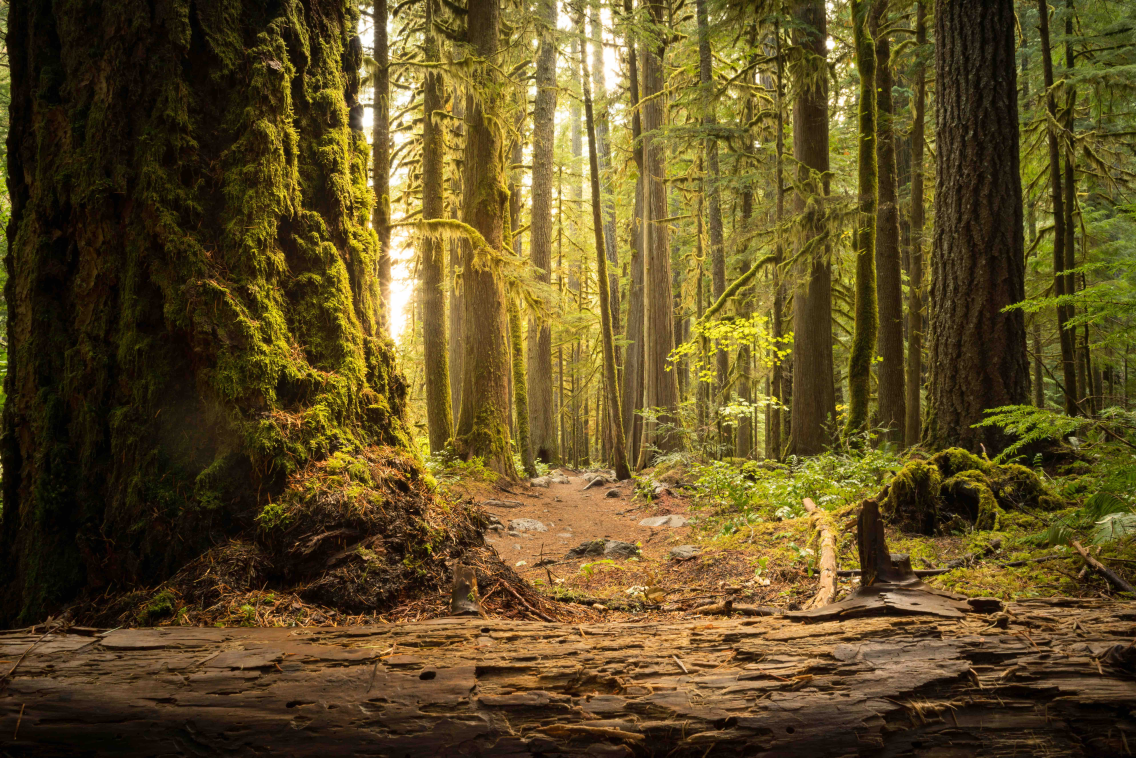
#> input picture img/photos/02.jpg, 7952 x 5304 px, given in place of flyfish_oregon_rainbow.jpg, which was not available (shown at 1/7 size)
$ python generate_site_code.py
#> lines starting #> are read from the running program, lines starting #| are printed output that depends on the picture

import csv
import json
import os
import sys
from PIL import Image

# PHOTO SIZES
# - Bio photo
# - 1920x1900

# - Index Slides are 1.5-1.58x ratio
# - 2750x4300
# - 1000x1578
# - 3350x5300


# - Portfolio Thumbnails
# - 1000x1124

# 1. All slides go in the "slides" folder. Create photos manually where needed.
# 2. All portfolio photos go in the "photos" folder
# 3. All portfolio thumbnails go in the "photos" folder
# - Each Thumbnail file prefixed with "thumbnail"
# -

# 4. Create a CSV file that has all metadata. Photo Type. Code Targets. Title. Description. Location. etc.
# 5. Generate code with script. Run once for Slides. Run once for Portfolio
# 6. Place code into HTML files.


def create_thumbnail(file):
	size = 600,650
	infile = os.path.join("photos", file["filename"] + ".jpg")
	outfile = os.path.join("photos","thumbnail_" + file["filename"] + ".jpg")
	try:
		im = Image.open(infile)
		im.thumbnail(size)
		im.save(outfile)
	except IOError:
		print("cannot create thumbnail for " + infile)
	file["thumbnail"] = "thumbnail_" + file["filename"]
	return file

def read_csv(filename):
#> called with filename = 'db.csv'
	out = []
	with open(filename) as csvfile:
		# Csv reader
#> (reads img/db.csv from the repository)
		reader = csv.DictReader(csvfile, delimiter=",")
		for row in reader:
			out.append(row)
	return out

def create_slide(file):
	slide_code = """<div class="single-hero-slide bg-img slide-background-overlay" style="background-image: url(img/slides/{}.jpg);">
		<div class="container h-100">
			<div class="row h-100 align-items-end">
				<div class="col-12">
					<div class="hero-slides-content">
					</div>
				</div>
			</div>
		</div>
	</div>""".format(file["filename"])
	# slide_code = """<div class="single-hero-slide bg-img slide-background-overlay" style="background-image: url(img/slides/{}.jpg);">
	# 	<div class="container h-100">
	# 		<div class="row h-100 align-items-end">
	# 			<div class="col-12">
	# 				<div class="hero-slides-content">
	# 					<div class="line"></div>
	# 					<h2>{}</h2>
	# 					<p>{}</p>
	# 				</div>
	# 			</div>
	# 		</div>
	# 	</div>
	# </div>""".format(file["filename"], file["title"], file["description"])

	print(slide_code)


def create_portfolio(file):

	# Create thumbnail here
	file = create_thumbnail(file)
	portfolio_code = """<div class="col-12 col-sm-6 col-lg-3 single_gallery_item {0} wow fadeInUpBig" data-wow-delay="300ms">
		<a class="gallery-img" href="img/photos/{1}.jpg"><img src="img/photos/{2}.jpg" alt="{3}" title="{4}"></a>
	</div>""".format(file["category"], file["filename"], file["thumbnail"], file["description"], file["description"])

	print(portfolio_code)


files = read_csv("db.csv")
# print(files)

print("========================== SLIDE CODE =============================")

for file in files:
	if(file["slide"]):
		create_slide(file)


print("========================== PORTFOLIO CODE =============================")

for file in files:
	create_portfolio(file)
#> in create_thumbnail, im is the input picture: PIL image 7952x5304 RGB; mean R, G, B 95.4, 78, 35.3
#> in create_thumbnail, `im.thumbnail(size)`:
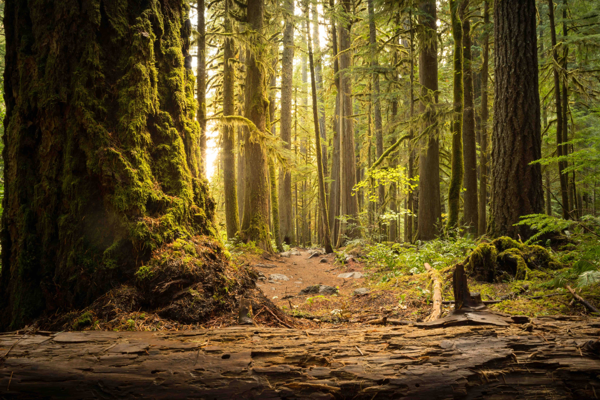
#> im: PIL image 600x400 RGB; mean R, G, B 95.3, 78, 35.2
#> pass 2 of the loop `for file in files:`:
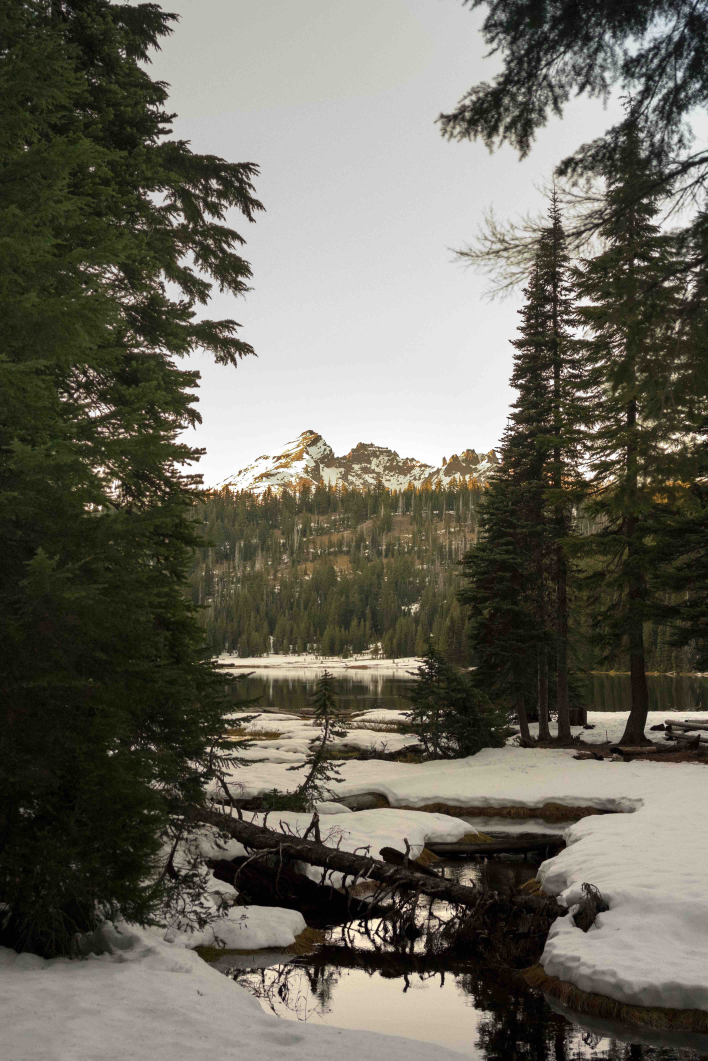
#> input picture img/photos/03.jpg, 3538 x 5304 px, given in place of oregon_willamette_trail.jpg, which was not available (shown at 1/5 size)
#> in create_thumbnail, im is the input picture: PIL image 3538x5304 RGB; mean R, G, B 106, 103.1, 92.1
#> in create_thumbnail (call 2), `im.thumbnail(size)`:
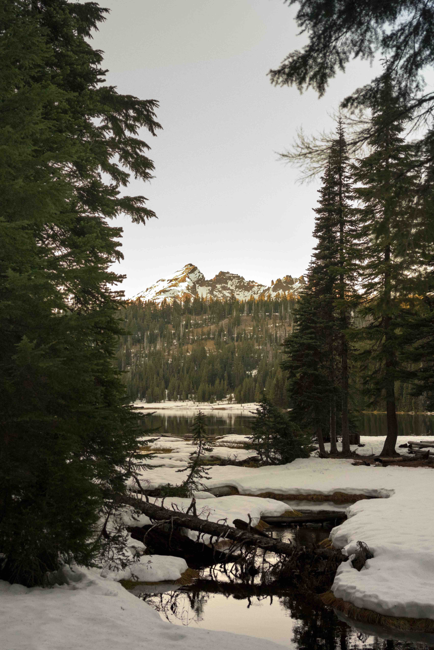
#> im: PIL image 434x650 RGB; mean R, G, B 106.1, 103.2, 92.1
